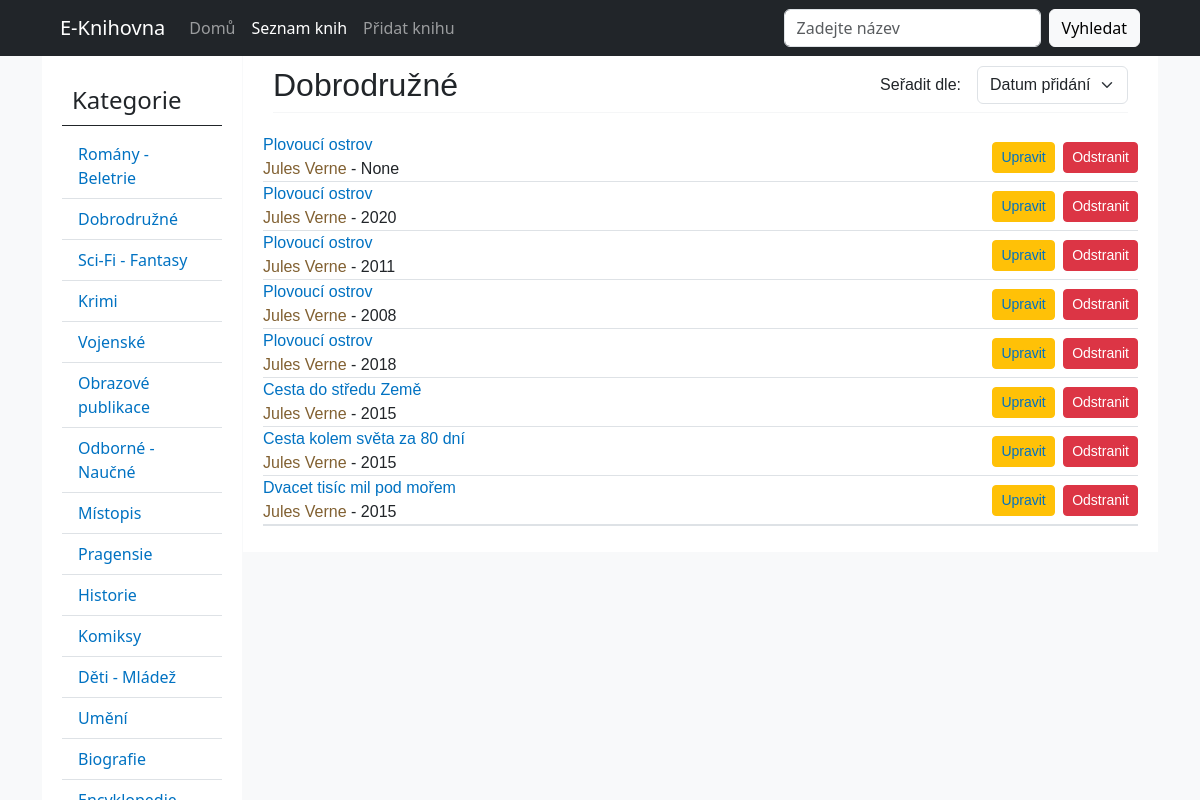
/seznam_knih/Dobrodružné/, run on the app's committed database.
### polls/models.py (models this page shows, shortened)
class Book(models.Model):
    ROMANCE = "Romány - Beletrie"
    ADVENTURE = "Dobrodružné"
    SCIFI = "Sci-Fi - Fantasy"
    CRIMI = "Krimi"
    MILITARY = "Vojenské"
    PIC_PUBLICATION = "Obrazové publikace"
    SPECIALIZED = "Odborné - Naučné"
    LOCAL_NAMES = "Místopis"
    PRAGENSIA = "Pragensie"
    HISTORY = "Historie"
    COMICS = "Komiksy"
    CHILDREN = "Děti - Mládež"
    ART = "Umění"
    BIOGRAPHY = "Biografie"
    ENCYCLOPEDIA = "Encyklopedie"
    BEST_READ = "Nejlepší světové čtení"
    OTHER = "Ostatní"
    GENRE_CHOICES = [
        (ROMANCE, "Romány - Beletrie"),
        (ADVENTURE, "Dobrodružné"),
        (SCIFI, "Sci-Fi - Fantasy"),
        (CRIMI, "Krimi"),
        (MILITARY, "Vojenské"),
        (PIC_PUBLICATION, "Obrazové publikace"),
        (SPECIALIZED, "Odborné - Naučné"),
        (LOCAL_NAMES, "Místopis"),
        (PRAGENSIA, "Pragensie"),
        (HISTORY, "Historie"),
        (COMICS, "Komiksy"),
        (CHILDREN, "Děti - Mládež"),
        (ART, "Umění"),
        (BIOGRAPHY, "Biografie"),
        (ENCYCLOPEDIA, "Encyklopedie"),
        (BEST_READ, "Nejlepší světové čtení"),
        (OTHER, "Ostatní"),
    ]
    title = models.CharField(max_length=200)
    author = models.CharField(max_length=200)
    genre = models.CharField(max_length=200, choices=GENRE_CHOICES)
    publisher = models.CharField(max_length=200)
    price = models.IntegerField(null=True, blank=True)
    web_price = models.IntegerField(null=True, blank=True)
    pub_date = models.IntegerField(null=True, blank=True)
    up_date = models.DateTimeField("date uploaded", default=timezone.now)
    image = models.ImageField(default="profile_pics/default.jpg", upload_to="profile_pics")

### polls/views.py (the view)
# urls.py: path("<str:genre>/", BookCategoryListView.as_view(), name="book-category"),
class BookCategoryListView(ListView):
    model = Book
    template_name = "polls/book_category.html"
    context_object_name = "book_list"
    ordering = ["-up_date"]
    paginate_by = 40
    def get(self, request, *args, **kwargs):
        if kwargs.get("template_type") == "fast-book-category":
            self.template_name = "polls/fast_book_category.html"
        return super().get(request, *args, **kwargs)
    def get_paginate_by(self, queryset):
        if self.request.path == "/seznam_knih/<str:genre>/":
            return 40
        return self.paginate_by
    def get_context_data(self, **kwargs):
        context = super().get_context_data(**kwargs)
        context["title"] = self.kwargs.get("genre")
        context["genre_choices"] = Book.GENRE_CHOICES
        return context
    def get_queryset(self):
        genre_filter = self.kwargs.get("genre")
        sort_by = self.request.GET.get("sort_by")
        queryset = Book.objects.filter(genre=genre_filter).order_by("-up_date")
        if sort_by == "up_date":
            queryset = queryset.order_by("-up_date")
        elif sort_by == "title":
            queryset = queryset.order_by("title")
        elif sort_by == "author":
            queryset = queryset.order_by("author")
        elif sort_by == "price":
            queryset = queryset.order_by("price")
        elif sort_by == "pub_date":
            queryset = queryset.order_by("pub_date")
        return queryset

### polls/templates/polls/fast_book_category.html (shortened to what this page needs)
{% extends "polls/base.html" %}
{% block header %}
    <nav class="navbar navbar-expand-lg navbar-dark bg-dark">
        <div class="container-fluid mx-5">
            <a class="navbar-brand" href="{% url 'index' %}">E-Knihovna</a>
            <div class="collapse navbar-collapse" id="navbarNav">
                <div class="navbar-nav">
                    <a class="nav-link" href="{% url 'index' %}">Domů</a>
                    <a class="nav-link active" href="{% url 'fast-book' %}">Seznam knih</a>
                    <a class="nav-link {% if title == 'Přidat knihu' %}active{% endif %}" href="{% url 'new-book' %}">Přidat knihu</a>
                </div>
                <div class="navbar-nav ms-auto">
                    <form class="d-flex" method="GET" action="{% url 'fast-book' %}">
                        <input class="form-control" type="text" name="q" placeholder="Zadejte název">
                        <button class="btn btn-light my-2 my-sm-0 ms-2" type="submit">Vyhledat</button>
                    </form>
                </div>
            </div>
        </div>
    </nav>
{% endblock %}
{% block content %}
    <section class="d-flex">
        <article class="sidebar">
            <ul class="nav flex-column">
                <h4>Kategorie</h4>
                {% for genre_value, genre_label in genre_choices %}
                    <li class="nav-item border-bottom">
                        <a class="nav-link" href="{% url 'fast-book-category' genre_label %}">{{ genre_label }}</a>
                    </li>
                {% endfor %}
            </ul>
        </article>
        <article class="container">
            <header class="container-header d-flex justify-content-between">
                <h2>{{ view.kwargs.genre }}</h2>
                <form id="select-form" method="GET" action="{{ request.path }}" class="d-flex align-items-center mb-2">
                        <label class="text-nowrap" for="sort-by">Seřadit dle:</label>
                        <select id="sort-by" class="form-select ms-3" name="sort_by">
                            <option value="up_date" {% if request.GET.sort_by == "up_date" %}selected{% endif %}>Datum přidání</option>
                        </select>
                </form>
            </header>
            <ul class="nav flex-column">
                {% for book in book_list %}
                    <li class="d-flex align-items-center border-bottom justify-content-between">
                        <div>
                            <a href="{% url 'book-detail' book.id %}" title="{{ book.title }}">{{ book.title }}</a>
                            <div>
                                <a class="author-a" href="{% url 'author-books' book.author %}"> {{ book.author }}</a>
                                - {{ book.pub_date }}
                            </div>
                        </div>
                        <div>
                            <a class="btn btn-warning btn-sm mt-1 mb-1 me-1" href="{% url 'book-update' book.id %}">Upravit</a>
                            <button type="button" class="btn btn-danger btn-sm mt-1 mb-1" data-bs-toggle="modal" data-bs-target="#exampleModal">
                              Odstranit
                            </button>
                        </div>
                    </li>
                {% endfor %}
            </ul>
            <div class="d-flex justify-content-end border-top pt-3">
            </div>
        </article>
    </section>
{% endblock %}

### polls/static/polls/style.css (style rules this page uses)
body { font-family: sans-serif; }
section .container { background: #ffffff; padding: 10px 20px; font-family: sans-serif; margin-left: 201px; }
.container-header { border-bottom: 1px solid #f5f6f7; margin: 0 10px 20px 10px; }
.container ul { display: flex; flex-wrap: wrap; justify-content: start; list-style-type: none; padding: 0; }
.container li a { text-decoration: none; color: #0172c2; }
.container .author-a { color: #816031; }
section .sidebar { width: 200px; position: fixed; z-index: 1; background: #ffffff; padding: 20px; }
.sidebar h4 { padding: 10px; border-bottom: 1px solid #212529; }

### data on the page
Book: title "Plovoucí ostrov", author "Jules Verne", pub_date "None"
Book: title "Plovoucí ostrov", author "Jules Verne", pub_date "2020"
Book: title "Plovoucí ostrov", author "Jules Verne", pub_date "2011"
Book: title "Plovoucí ostrov", author "Jules Verne", pub_date "2008"
Book: title "Plovoucí ostrov", author "Jules Verne", pub_date "2018"
Book: title "Cesta do středu Země", author "Jules Verne", pub_date "2015"
Book: title "Cesta kolem světa za 80 dní", author "Jules Verne", pub_date "2015"
Book: title "Dvacet tisíc mil pod mořem", author "Jules Verne", pub_date "2015"

### other printed values
{{ genre_label }} "Romány - Beletrie" "Dobrodružné" "Sci-Fi - Fantasy" "Krimi" "Vojenské" "Obrazové publikace" "Odborné - Naučné" "Místopis" "Pragensie" "Historie" "Komiksy" "Děti - Mládež" "Umění" "Biografie"
{{ view.kwargs.genre }} "Dobrodružné"
